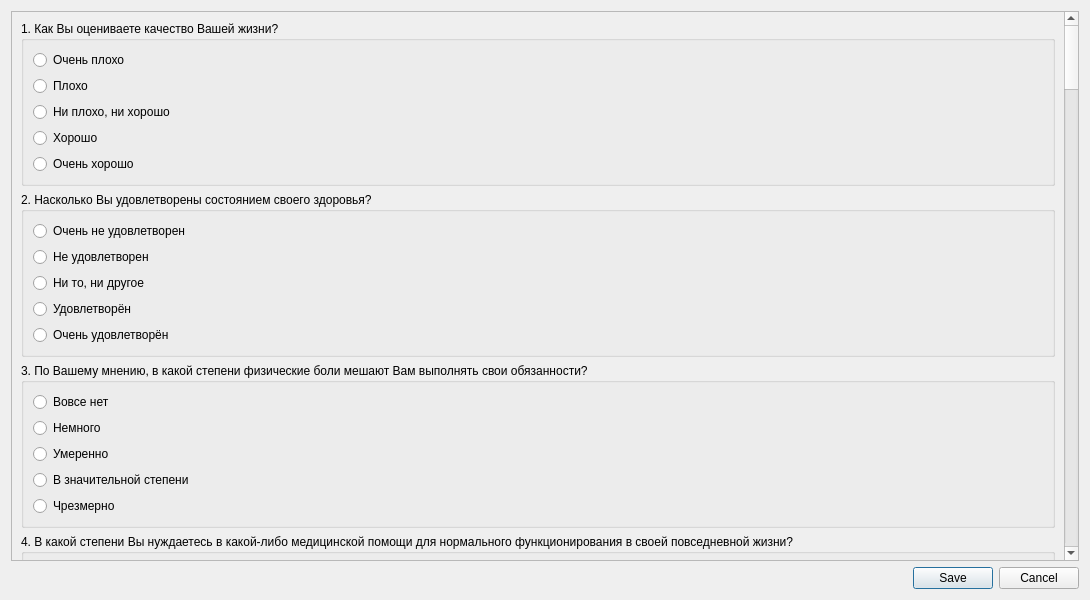
<?xml version="1.0" encoding="UTF-8"?>
<ui version="4.0">
 <class>Test6Dialog</class>
 <widget class="QDialog" name="Test6Dialog">
  <property name="geometry">
   <rect>
    <x>0</x>
    <y>0</y>
    <width>1090</width>
    <height>600</height>
   </rect>
  </property>
  <property name="windowTitle">
   <string>Краткий опросник ВОЗ для оценки качества жизни</string>
  </property>
  <property name="sizeGripEnabled">
   <bool>false</bool>
  </property>
  <layout class="QVBoxLayout" name="verticalLayout">
   <item>
    <widget class="QScrollArea" name="scrollArea">
     <property name="verticalScrollBarPolicy">
      <enum>Qt::ScrollBarAsNeeded</enum>
     </property>
     <property name="horizontalScrollBarPolicy">
      <enum>Qt::ScrollBarAsNeeded</enum>
     </property>
     <property name="widgetResizable">
      <bool>true</bool>
     </property>
     <widget class="QWidget" name="scrollAreaWidgetContents">
      <property name="geometry">
       <rect>
        <x>0</x>
        <y>-3309</y>
        <width>1053</width>
        <height>3860</height>
       </rect>
      </property>
      <layout class="QVBoxLayout" name="verticalLayout_50">
       <item>
        <widget class="QGroupBox" name="groupBox">
         <property name="title">
          <string>1. Как Вы оцениваете качество Вашей жизни?</string>
         </property>
         <layout class="QGridLayout" name="gridLayout_3">
          <item row="2" column="0">
           <widget class="QRadioButton" name="rb1_3">
            <property name="text">
             <string>Ни плохо, ни хорошо </string>
            </property>
           </widget>
          </item>
          <item row="3" column="0">
           <widget class="QRadioButton" name="rb1_4">
            <property name="text">
             <string>Хорошо</string>
            </property>
           </widget>
          </item>
          <item row="0" column="0">
           <widget class="QRadioButton" name="rb1_1">
            <property name="text">
             <string>Очень плохо</string>
            </property>
           </widget>
          </item>
          <item row="1" column="0">
           <widget class="QRadioButton" name="rb1_2">
            <property name="text">
             <string>Плохо </string>
            </property>
           </widget>
          </item>
          <item row="4" column="0">
           <widget class="QRadioButton" name="rb1_5">
            <property name="text">
             <string>Очень хорошо </string>
            </property>
           </widget>
          </item>
         </layout>
        </widget>
       </item>
       <item>
        <widget class="QGroupBox" name="groupBox_2">
         <property name="title">
          <string>2. Насколько Вы удовлетворены состоянием своего здоровья?</string>
         </property>
         <layout class="QGridLayout" name="gridLayout_2">
          <item row="3" column="0">
           <widget class="QRadioButton" name="rb2_4">
            <property name="text">
             <string>Удовлетворён</string>
            </property>
           </widget>
          </item>
          <item row="2" column="0">
           <widget class="QRadioButton" name="rb2_3">
            <property name="text">
             <string>Ни то, ни другое </string>
            </property>
           </widget>
          </item>
          <item row="1" column="0">
           <widget class="QRadioButton" name="rb2_2">
            <property name="text">
             <string>Не удовлетворен </string>
            </property>
           </widget>
          </item>
          <item row="0" column="0">
           <widget class="QRadioButton" name="rb2_1">
            <property name="text">
             <string>Очень не удовлетворен </string>
            </property>
           </widget>
          </item>
          <item row="4" column="0">
           <widget class="QRadioButton" name="rb2_5">
            <property name="text">
             <string>Очень удовлетворён </string>
            </property>
           </widget>
          </item>
         </layout>
        </widget>
       </item>
       <item>
        <widget class="QGroupBox" name="groupBox_3">
         <property name="title">
          <string>3. По Вашему мнению, в какой степени физические боли мешают Вам выполнять свои обязанности?</string>
         </property>
         <layout class="QGridLayout" name="gridLayout">
          <item row="2" column="0">
           <widget class="QRadioButton" name="rb3_3">
            <property name="text">
             <string>Умеренно </string>
            </property>
           </widget>
          </item>
          <item row="3" column="0">
           <widget class="QRadioButton" name="rb3_4">
            <property name="text">
             <string>В значительной степени </string>
            </property>
           </widget>
          </item>
          <item row="0" column="0">
           <widget class="QRadioButton" name="rb3_1">
            <property name="text">
             <string>Вовсе нет </string>
            </property>
           </widget>
          </item>
          <item row="1" column="0">
           <widget class="QRadioButton" name="rb3_2">
            <property name="text">
             <string>Немного </string>
            </property>
           </widget>
          </item>
          <item row="4" column="0">
           <widget class="QRadioButton" name="rb3_5">
            <property name="text">
             <string>Чрезмерно </string>
            </property>
           </widget>
          </item>
         </layout>
        </widget>
       </item>
       <item>
        <widget class="QGroupBox" name="groupBox_66">
         <property name="title">
          <string>4. В какой степени Вы нуждаетесь в какой-либо медицинской помощи для нормального функционирования в своей повседневной жизни? </string>
         </property>
         <layout class="QGridLayout" name="gridLayout">
          <item row="2" column="0">
           <widget class="QRadioButton" name="rb4_3">
            <property name="text">
             <string>Умеренно </string>
            </property>
           </widget>
          </item>
          <item row="3" column="0">
           <widget class="QRadioButton" name="rb4_4">
            <property name="text">
             <string>В значительной степени </string>
            </property>
           </widget>
          </item>
          <item row="0" column="0">
           <widget class="QRadioButton" name="rb4_1">
            <property name="text">
             <string>Вовсе нет </string>
            </property>
           </widget>
          </item>
          <item row="1" column="0">
           <widget class="QRadioButton" name="rb4_2">
            <property name="text">
             <string>Немного </string>
            </property>
           </widget>
          </item>
          <item row="4" column="0">
           <widget class="QRadioButton" name="rb4_5">
            <property name="text">
             <string>Чрезмерно </string>
            </property>
           </widget>
          </item>
         </layout>
        </widget>
       </item>
       <item>
        <widget class="QGroupBox" name="groupBox_65">
         <property name="title">
          <string>5. Насколько Вы довольны своею жизнью? </string>
         </property>
         <layout class="QGridLayout" name="gridLayout">
          <item row="2" column="0">
           <widget class="QRadioButton" name="rb5_3">
            <property name="text">
             <string>Умеренно </string>
            </property>
           </widget>
          </item>
          <item row="3" column="0">
           <widget class="QRadioButton" name="rb5_4">
            <property name="text">
             <string>В значительной степени </string>
            </property>
           </widget>
          </item>
          <item row="0" column="0">
           <widget class="QRadioButton" name="rb5_1">
            <property name="text">
             <string>Вовсе нет </string>
            </property>
           </widget>
          </item>
          <item row="1" column="0">
           <widget class="QRadioButton" name="rb5_2">
            <property name="text">
             <string>Немного </string>
            </property>
           </widget>
          </item>
          <item row="4" column="0">
           <widget class="QRadioButton" name="rb5_5">
            <property name="text">
             <string>Чрезмерно </string>
            </property>
           </widget>
          </item>
         </layout>
        </widget>
       </item>
       <item>
        <widget class="QGroupBox" name="groupBox_58">
         <property name="title">
          <string>6. Насколько, по Вашему мнению, Ваша жизнь наполнена смыслом? </string>
         </property>
         <layout class="QGridLayout" name="gridLayout">
          <item row="2" column="0">
           <widget class="QRadioButton" name="rb6_3">
            <property name="text">
             <string>Умеренно </string>
            </property>
           </widget>
          </item>
          <item row="3" column="0">
           <widget class="QRadioButton" name="rb6_4">
            <property name="text">
             <string>В значительной степени </string>
            </property>
           </widget>
          </item>
          <item row="0" column="0">
           <widget class="QRadioButton" name="rb6_1">
            <property name="text">
             <string>Вовсе нет </string>
            </property>
           </widget>
          </item>
          <item row="1" column="0">
           <widget class="QRadioButton" name="rb6_2">
            <property name="text">
             <string>Немного </string>
            </property>
           </widget>
          </item>
          <item row="4" column="0">
           <widget class="QRadioButton" name="rb6_5">
            <property name="text">
             <string>Чрезмерно </string>
            </property>
           </widget>
          </item>
         </layout>
        </widget>
       </item>
       <item>
        <widget class="QGroupBox" name="groupBox_67">
         <property name="title">
          <string>7. Насколько хорошо Вы можете концентрировать внимание? </string>
         </property>
         <layout class="QGridLayout" name="gridLayout">
          <item row="2" column="0">
           <widget class="QRadioButton" name="rb7_3">
            <property name="text">
             <string>Умеренно </string>
            </property>
           </widget>
          </item>
          <item row="3" column="0">
           <widget class="QRadioButton" name="rb7_4">
            <property name="text">
             <string>В значительной степени </string>
            </property>
           </widget>
          </item>
          <item row="0" column="0">
           <widget class="QRadioButton" name="rb7_1">
            <property name="text">
             <string>Вовсе нет </string>
            </property>
           </widget>
          </item>
          <item row="1" column="0">
           <widget class="QRadioButton" name="rb7_2">
            <property name="text">
             <string>Немного </string>
            </property>
           </widget>
          </item>
          <item row="4" column="0">
           <widget class="QRadioButton" name="rb7_5">
            <property name="text">
             <string>Чрезмерно </string>
            </property>
           </widget>
          </item>
         </layout>
        </widget>
       </item>
       <item>
        <widget class="QGroupBox" name="groupBox_47">
         <property name="title">
          <string>8. Насколько безопасно Вы чувствуете себя в повседневной жизни? </string>
         </property>
         <layout class="QGridLayout" name="gridLayout">
          <item row="2" column="0">
           <widget class="QRadioButton" name="rb8_3">
            <property name="text">
             <string>Умеренно </string>
            </property>
           </widget>
          </item>
          <item row="3" column="0">
           <widget class="QRadioButton" name="rb8_4">
            <property name="text">
             <string>В значительной степени </string>
            </property>
           </widget>
          </item>
          <item row="0" column="0">
           <widget class="QRadioButton" name="rb8_1">
            <property name="text">
             <string>Вовсе нет </string>
            </property>
           </widget>
          </item>
          <item row="1" column="0">
           <widget class="QRadioButton" name="rb8_2">
            <property name="text">
             <string>Немного </string>
            </property>
           </widget>
          </item>
          <item row="4" column="0">
           <widget class="QRadioButton" name="rb8_5">
            <property name="text">
             <string>Чрезмерно </string>
            </property>
           </widget>
          </item>
         </layout>
        </widget>
       </item>
       <item>
        <widget class="QGroupBox" name="groupBox_39">
         <property name="title">
          <string>9. Насколько здоровой является физическая среда вокруг Вас? </string>
         </property>
         <layout class="QGridLayout" name="gridLayout">
          <item row="2" column="0">
           <widget class="QRadioButton" name="rb9_3">
            <property name="text">
             <string>Умеренно </string>
            </property>
           </widget>
          </item>
          <item row="3" column="0">
           <widget class="QRadioButton" name="rb9_4">
            <property name="text">
             <string>В значительной степени </string>
            </property>
           </widget>
          </item>
          <item row="0" column="0">
           <widget class="QRadioButton" name="rb9_1">
            <property name="text">
             <string>Вовсе нет </string>
            </property>
           </widget>
          </item>
          <item row="1" column="0">
           <widget class="QRadioButton" name="rb9_2">
            <property name="text">
             <string>Немного </string>
            </property>
           </widget>
          </item>
          <item row="4" column="0">
           <widget class="QRadioButton" name="rb9_5">
            <property name="text">
             <string>Чрезмерно </string>
            </property>
           </widget>
          </item>
         </layout>
        </widget>
       </item>
       <item>
        <widget class="QGroupBox" name="groupBox_64">
         <property name="title">
          <string>10. Достаточно ли у Вас энергии для повседневной жизни? </string>
         </property>
         <layout class="QGridLayout" name="gridLayout">
          <item row="2" column="0">
           <widget class="QRadioButton" name="rb10_3">
            <property name="text">
             <string>Умеренно </string>
            </property>
           </widget>
          </item>
          <item row="3" column="0">
           <widget class="QRadioButton" name="rb10_4">
            <property name="text">
             <string>В значительной степени </string>
            </property>
           </widget>
          </item>
          <item row="0" column="0">
           <widget class="QRadioButton" name="rb10_1">
            <property name="text">
             <string>Вовсе нет </string>
            </property>
           </widget>
          </item>
          <item row="1" column="0">
           <widget class="QRadioButton" name="rb10_2">
            <property name="text">
             <string>Немного </string>
            </property>
           </widget>
          </item>
          <item row="4" column="0">
           <widget class="QRadioButton" name="rb10_5">
            <property name="text">
             <string>Чрезмерно </string>
            </property>
           </widget>
          </item>
         </layout>
        </widget>
       </item>
       <item>
        <widget class="QGroupBox" name="groupBox_48">
         <property name="title">
          <string>11. Способны ли Вы смириться со своим внешним видом? </string>
         </property>
         <layout class="QGridLayout" name="gridLayout">
          <item row="2" column="0">
           <widget class="QRadioButton" name="rb11_3">
            <property name="text">
             <string>Умеренно </string>
            </property>
           </widget>
          </item>
          <item row="3" column="0">
           <widget class="QRadioButton" name="rb11_4">
            <property name="text">
             <string>В значительной степени </string>
            </property>
           </widget>
          </item>
          <item row="0" column="0">
           <widget class="QRadioButton" name="rb11_1">
            <property name="text">
             <string>Вовсе нет </string>
            </property>
           </widget>
          </item>
          <item row="1" column="0">
           <widget class="QRadioButton" name="rb11_2">
            <property name="text">
             <string>Немного </string>
            </property>
           </widget>
          </item>
          <item row="4" column="0">
           <widget class="QRadioButton" name="rb11_5">
            <property name="text">
             <string>Чрезмерно </string>
            </property>
           </widget>
          </item>
         </layout>
        </widget>
       </item>
       <item>
        <widget class="QGroupBox" name="groupBox_46">
         <property name="title">
          <string>12. Достаточно ли у Вас денег для удовлетворения Ваших потребностей? </string>
         </property>
         <layout class="QGridLayout" name="gridLayout">
          <item row="2" column="0">
           <widget class="QRadioButton" name="rb12_3">
            <property name="text">
             <string>Умеренно </string>
            </property>
           </widget>
          </item>
          <item row="3" column="0">
           <widget class="QRadioButton" name="rb12_4">
            <property name="text">
             <string>В значительной степени </string>
            </property>
           </widget>
          </item>
          <item row="0" column="0">
           <widget class="QRadioButton" name="rb12_1">
            <property name="text">
             <string>Вовсе нет </string>
            </property>
           </widget>
          </item>
          <item row="1" column="0">
           <widget class="QRadioButton" name="rb12_2">
            <property name="text">
             <string>Немного </string>
            </property>
           </widget>
          </item>
          <item row="4" column="0">
           <widget class="QRadioButton" name="rb12_5">
            <property name="text">
             <string>Чрезмерно </string>
            </property>
           </widget>
          </item>
         </layout>
        </widget>
       </item>
       <item>
        <widget class="QGroupBox" name="groupBox_57">
         <property name="title">
          <string>13. Насколько доступна для Вас информация, необходимая в Вашей повседневной жизни? </string>
         </property>
         <layout class="QGridLayout" name="gridLayout">
          <item row="2" column="0">
           <widget class="QRadioButton" name="rb13_3">
            <property name="text">
             <string>Умеренно </string>
            </property>
           </widget>
          </item>
          <item row="3" column="0">
           <widget class="QRadioButton" name="rb13_4">
            <property name="text">
             <string>В значительной степени </string>
            </property>
           </widget>
          </item>
          <item row="0" column="0">
           <widget class="QRadioButton" name="rb13_1">
            <property name="text">
             <string>Вовсе нет </string>
            </property>
           </widget>
          </item>
          <item row="1" column="0">
           <widget class="QRadioButton" name="rb13_2">
            <property name="text">
             <string>Немного </string>
            </property>
           </widget>
          </item>
          <item row="4" column="0">
           <widget class="QRadioButton" name="rb13_5">
            <property name="text">
             <string>Чрезмерно </string>
            </property>
           </widget>
          </item>
         </layout>
        </widget>
       </item>
       <item>
        <widget class="QGroupBox" name="groupBox_45">
         <property name="title">
          <string>14. В какой мере у Вас есть возможности для отдыха и развлечений? </string>
         </property>
         <layout class="QGridLayout" name="gridLayout">
          <item row="2" column="0">
           <widget class="QRadioButton" name="rb14_3">
            <property name="text">
             <string>Умеренно </string>
            </property>
           </widget>
          </item>
          <item row="3" column="0">
           <widget class="QRadioButton" name="rb14_4">
            <property name="text">
             <string>В значительной степени </string>
            </property>
           </widget>
          </item>
          <item row="0" column="0">
           <widget class="QRadioButton" name="rb14_1">
            <property name="text">
             <string>Вовсе нет </string>
            </property>
           </widget>
          </item>
          <item row="1" column="0">
           <widget class="QRadioButton" name="rb14_2">
            <property name="text">
             <string>Немного </string>
            </property>
           </widget>
          </item>
          <item row="4" column="0">
           <widget class="QRadioButton" name="rb14_5">
            <property name="text">
             <string>Чрезмерно </string>
            </property>
           </widget>
          </item>
         </layout>
        </widget>
       </item>
       <item>
        <widget class="QGroupBox" name="groupBox_44">
         <property name="title">
          <string>15. Насколько легко Вы можете добраться до нужных Вам мест?</string>
         </property>
         <layout class="QVBoxLayout" name="verticalLayout_22">
          <item>
           <widget class="QRadioButton" name="rb15_1">
            <property name="text">
             <string>Очень плохо </string>
            </property>
           </widget>
          </item>
          <item>
           <widget class="QRadioButton" name="rb15_2">
            <property name="text">
             <string>Плохо </string>
            </property>
           </widget>
          </item>
          <item>
           <widget class="QRadioButton" name="rb15_3">
            <property name="text">
             <string>Ни плохо, ни хорошо </string>
            </property>
           </widget>
          </item>
          <item>
           <widget class="QRadioButton" name="rb15_4">
            <property name="text">
             <string>Хорошо </string>
            </property>
           </widget>
          </item>
          <item>
           <widget class="QRadioButton" name="rb15_5">
            <property name="text">
             <string>Очень хорошо </string>
            </property>
           </widget>
          </item>
         </layout>
        </widget>
       </item>
       <item>
        <widget class="QGroupBox" name="groupBox_40">
         <property name="title">
          <string>16. Насколько Вы удовлетворены своим сном? </string>
         </property>
         <layout class="QVBoxLayout" name="verticalLayout_18">
          <item>
           <widget class="QRadioButton" name="rb16_1">
            <property name="text">
             <string>Очень плохо </string>
            </property>
           </widget>
          </item>
          <item>
           <widget class="QRadioButton" name="rb16_2">
            <property name="text">
             <string>Плохо </string>
            </property>
           </widget>
          </item>
          <item>
           <widget class="QRadioButton" name="rb16_3">
            <property name="text">
             <string>Ни плохо, ни хорошо </string>
            </property>
           </widget>
          </item>
          <item>
           <widget class="QRadioButton" name="rb16_4">
            <property name="text">
             <string>Хорошо </string>
            </property>
           </widget>
          </item>
          <item>
           <widget class="QRadioButton" name="rb16_5">
            <property name="text">
             <string>Очень хорошо </string>
            </property>
           </widget>
          </item>
         </layout>
        </widget>
       </item>
       <item>
        <widget class="QGroupBox" name="groupBox_59">
         <property name="title">
          <string>17. Насколько Вы удовлетворены способностью выполнять свои повседневные обязанности?  </string>
         </property>
         <layout class="QVBoxLayout" name="verticalLayout_18">
          <item>
           <widget class="QRadioButton" name="rb17_1">
            <property name="text">
             <string>Очень плохо </string>
            </property>
           </widget>
          </item>
          <item>
           <widget class="QRadioButton" name="rb17_2">
            <property name="text">
             <string>Плохо </string>
            </property>
           </widget>
          </item>
          <item>
           <widget class="QRadioButton" name="rb17_3">
            <property name="text">
             <string>Ни плохо, ни хорошо </string>
            </property>
           </widget>
          </item>
          <item>
           <widget class="QRadioButton" name="rb17_4">
            <property name="text">
             <string>Хорошо </string>
            </property>
           </widget>
          </item>
          <item>
           <widget class="QRadioButton" name="rb17_5">
            <property name="text">
             <string>Очень хорошо </string>
            </property>
           </widget>
          </item>
         </layout>
        </widget>
       </item>
       <item>
        <widget class="QGroupBox" name="groupBox_38">
         <property name="title">
          <string>18. Насколько Вы удовлетворены своею трудоспособностью? </string>
         </property>
         <layout class="QVBoxLayout" name="verticalLayout_18">
          <item>
           <widget class="QRadioButton" name="rb18_1">
            <property name="text">
             <string>Очень плохо </string>
            </property>
           </widget>
          </item>
          <item>
           <widget class="QRadioButton" name="rb18_2">
            <property name="text">
             <string>Плохо </string>
            </property>
           </widget>
          </item>
          <item>
           <widget class="QRadioButton" name="rb18_3">
            <property name="text">
             <string>Ни плохо, ни хорошо </string>
            </property>
           </widget>
          </item>
          <item>
           <widget class="QRadioButton" name="rb18_4">
            <property name="text">
             <string>Хорошо </string>
            </property>
           </widget>
          </item>
          <item>
           <widget class="QRadioButton" name="rb18_5">
            <property name="text">
             <string>Очень хорошо </string>
            </property>
           </widget>
          </item>
         </layout>
        </widget>
       </item>
       <item>
        <widget class="QGroupBox" name="groupBox_53">
         <property name="title">
          <string>19. Насколько Вы довольны собой?  </string>
         </property>
         <layout class="QVBoxLayout" name="verticalLayout_18">
          <item>
           <widget class="QRadioButton" name="rb19_1">
            <property name="text">
             <string>Очень плохо </string>
            </property>
           </widget>
          </item>
          <item>
           <widget class="QRadioButton" name="rb19_2">
            <property name="text">
             <string>Плохо </string>
            </property>
           </widget>
          </item>
          <item>
           <widget class="QRadioButton" name="rb19_3">
            <property name="text">
             <string>Ни плохо, ни хорошо </string>
            </property>
           </widget>
          </item>
          <item>
           <widget class="QRadioButton" name="rb19_4">
            <property name="text">
             <string>Хорошо </string>
            </property>
           </widget>
          </item>
          <item>
           <widget class="QRadioButton" name="rb19_5">
            <property name="text">
             <string>Очень хорошо </string>
            </property>
           </widget>
          </item>
         </layout>
        </widget>
       </item>
       <item>
        <widget class="QGroupBox" name="groupBox_33">
         <property name="title">
          <string>20. Насколько Вы удовлетворены личными взаимоотношениями? </string>
         </property>
         <layout class="QVBoxLayout" name="verticalLayout_18">
          <item>
           <widget class="QRadioButton" name="rb20_1">
            <property name="text">
             <string>Очень плохо </string>
            </property>
           </widget>
          </item>
          <item>
           <widget class="QRadioButton" name="rb20_2">
            <property name="text">
             <string>Плохо </string>
            </property>
           </widget>
          </item>
          <item>
           <widget class="QRadioButton" name="rb20_3">
            <property name="text">
             <string>Ни плохо, ни хорошо </string>
            </property>
           </widget>
          </item>
          <item>
           <widget class="QRadioButton" name="rb20_4">
            <property name="text">
             <string>Хорошо </string>
            </property>
           </widget>
          </item>
          <item>
           <widget class="QRadioButton" name="rb20_5">
            <property name="text">
             <string>Очень хорошо </string>
            </property>
           </widget>
          </item>
         </layout>
        </widget>
       </item>
       <item>
        <widget class="QGroupBox" name="groupBox_32">
         <property name="title">
          <string>21. Насколько Вы удовлетворены своею сексуальной жизнью?  </string>
         </property>
         <layout class="QVBoxLayout" name="verticalLayout_18">
          <item>
           <widget class="QRadioButton" name="rb21_1">
            <property name="text">
             <string>Очень плохо </string>
            </property>
           </widget>
          </item>
          <item>
           <widget class="QRadioButton" name="rb21_2">
            <property name="text">
             <string>Плохо </string>
            </property>
           </widget>
          </item>
          <item>
           <widget class="QRadioButton" name="rb21_3">
            <property name="text">
             <string>Ни плохо, ни хорошо </string>
            </property>
           </widget>
          </item>
          <item>
           <widget class="QRadioButton" name="rb21_4">
            <property name="text">
             <string>Хорошо </string>
            </property>
           </widget>
          </item>
          <item>
           <widget class="QRadioButton" name="rb21_5">
            <property name="text">
             <string>Очень хорошо </string>
            </property>
           </widget>
          </item>
         </layout>
        </widget>
       </item>
       <item>
        <widget class="QGroupBox" name="groupBox_69">
         <property name="title">
          <string>22. Насколько Вы удовлетворены поддержкой, которую Вы получаете от своих друзей?  </string>
         </property>
         <layout class="QVBoxLayout" name="verticalLayout_18">
          <item>
           <widget class="QRadioButton" name="rb22_1">
            <property name="text">
             <string>Очень плохо </string>
            </property>
           </widget>
          </item>
          <item>
           <widget class="QRadioButton" name="rb22_2">
            <property name="text">
             <string>Плохо </string>
            </property>
           </widget>
          </item>
          <item>
           <widget class="QRadioButton" name="rb22_3">
            <property name="text">
             <string>Ни плохо, ни хорошо </string>
            </property>
           </widget>
          </item>
          <item>
           <widget class="QRadioButton" name="rb22_4">
            <property name="text">
             <string>Хорошо </string>
            </property>
           </widget>
          </item>
          <item>
           <widget class="QRadioButton" name="rb22_5">
            <property name="text">
             <string>Очень хорошо </string>
            </property>
           </widget>
          </item>
         </layout>
        </widget>
       </item>
       <item>
        <widget class="QGroupBox" name="groupBox_52">
         <property name="title">
          <string>23. Насколько Вы удовлетворены условиями в месте Вашего проживания?  </string>
         </property>
         <layout class="QVBoxLayout" name="verticalLayout_18">
          <item>
           <widget class="QRadioButton" name="rb23_1">
            <property name="text">
             <string>Очень плохо </string>
            </property>
           </widget>
          </item>
          <item>
           <widget class="QRadioButton" name="rb23_2">
            <property name="text">
             <string>Плохо </string>
            </property>
           </widget>
          </item>
          <item>
           <widget class="QRadioButton" name="rb23_3">
            <property name="text">
             <string>Ни плохо, ни хорошо </string>
            </property>
           </widget>
          </item>
          <item>
           <widget class="QRadioButton" name="rb23_4">
            <property name="text">
             <string>Хорошо </string>
            </property>
           </widget>
          </item>
          <item>
           <widget class="QRadioButton" name="rb23_5">
            <property name="text">
             <string>Очень хорошо </string>
            </property>
           </widget>
          </item>
         </layout>
        </widget>
       </item>
       <item>
        <widget class="QGroupBox" name="groupBox_68">
         <property name="title">
          <string>24. Насколько Вы удовлетворены доступностью медицинского обслуживания для Вас? </string>
         </property>
         <layout class="QVBoxLayout" name="verticalLayout_18">
          <item>
           <widget class="QRadioButton" name="rb24_1">
            <property name="text">
             <string>Очень плохо </string>
            </property>
           </widget>
          </item>
          <item>
           <widget class="QRadioButton" name="rb24_2">
            <property name="text">
             <string>Плохо </string>
            </property>
           </widget>
          </item>
          <item>
           <widget class="QRadioButton" name="rb24_3">
            <property name="text">
             <string>Ни плохо, ни хорошо </string>
            </property>
           </widget>
          </item>
          <item>
           <widget class="QRadioButton" name="rb24_4">
            <property name="text">
             <string>Хорошо </string>
            </property>
           </widget>
          </item>
          <item>
           <widget class="QRadioButton" name="rb24_5">
            <property name="text">
             <string>Очень хорошо </string>
            </property>
           </widget>
          </item>
         </layout>
        </widget>
       </item>
       <item>
        <widget class="QGroupBox" name="groupBox_29">
         <property name="title">
          <string>25. Насколько Вы удовлетворены транспортом, которым Вы пользуетесь?  </string>
         </property>
         <layout class="QVBoxLayout" name="verticalLayout_18">
          <item>
           <widget class="QRadioButton" name="rb25_1">
            <property name="text">
             <string>Очень плохо </string>
            </property>
           </widget>
          </item>
          <item>
           <widget class="QRadioButton" name="rb25_2">
            <property name="text">
             <string>Плохо </string>
            </property>
           </widget>
          </item>
          <item>
           <widget class="QRadioButton" name="rb25_3">
            <property name="text">
             <string>Ни плохо, ни хорошо </string>
            </property>
           </widget>
          </item>
          <item>
           <widget class="QRadioButton" name="rb25_4">
            <property name="text">
             <string>Хорошо </string>
            </property>
           </widget>
          </item>
          <item>
           <widget class="QRadioButton" name="rb25_5">
            <property name="text">
             <string>Очень хорошо </string>
            </property>
           </widget>
          </item>
         </layout>
        </widget>
       </item>
       <item>
        <widget class="QGroupBox" name="groupBox_31">
         <property name="title">
          <string>26. Как часто у Вас были отрицательные переживания, например плохое настроение, отчаяние, тревога, депрессия?  </string>
         </property>
         <layout class="QVBoxLayout" name="verticalLayout_18">
          <item>
           <widget class="QRadioButton" name="rb26_1">
            <property name="text">
             <string>Никогда </string>
            </property>
           </widget>
          </item>
          <item>
           <widget class="QRadioButton" name="rb26_2">
            <property name="text">
             <string>Изредка </string>
            </property>
           </widget>
          </item>
          <item>
           <widget class="QRadioButton" name="rb26_3">
            <property name="text">
             <string>Довольно часто </string>
            </property>
           </widget>
          </item>
          <item>
           <widget class="QRadioButton" name="rb26_4">
            <property name="text">
             <string>Очень часто </string>
            </property>
           </widget>
          </item>
          <item>
           <widget class="QRadioButton" name="rb26_5">
            <property name="text">
             <string>Всегда </string>
            </property>
           </widget>
          </item>
         </layout>
        </widget>
       </item>
      </layout>
     </widget>
    </widget>
   </item>
   <item>
    <widget class="QDialogButtonBox" name="buttonBox">
     <property name="orientation">
      <enum>Qt::Horizontal</enum>
     </property>
     <property name="standardButtons">
      <set>QDialogButtonBox::Cancel|QDialogButtonBox::Save</set>
     </property>
    </widget>
   </item>
  </layout>
 </widget>
 <resources/>
 <connections>
  <connection>
   <sender>buttonBox</sender>
   <signal>accepted()</signal>
   <receiver>Test6Dialog</receiver>
   <slot>accept()</slot>
   <hints>
    <hint type="sourcelabel">
     <x>248</x>
     <y>254</y>
    </hint>
    <hint type="destinationlabel">
     <x>157</x>
     <y>274</y>
    </hint>
   </hints>
  </connection>
  <connection>
   <sender>buttonBox</sender>
   <signal>rejected()</signal>
   <receiver>Test6Dialog</receiver>
   <slot>reject()</slot>
   <hints>
    <hint type="sourcelabel">
     <x>316</x>
     <y>260</y>
    </hint>
    <hint type="destinationlabel">
     <x>286</x>
     <y>274</y>
    </hint>
   </hints>
  </connection>
 </connections>
</ui>
